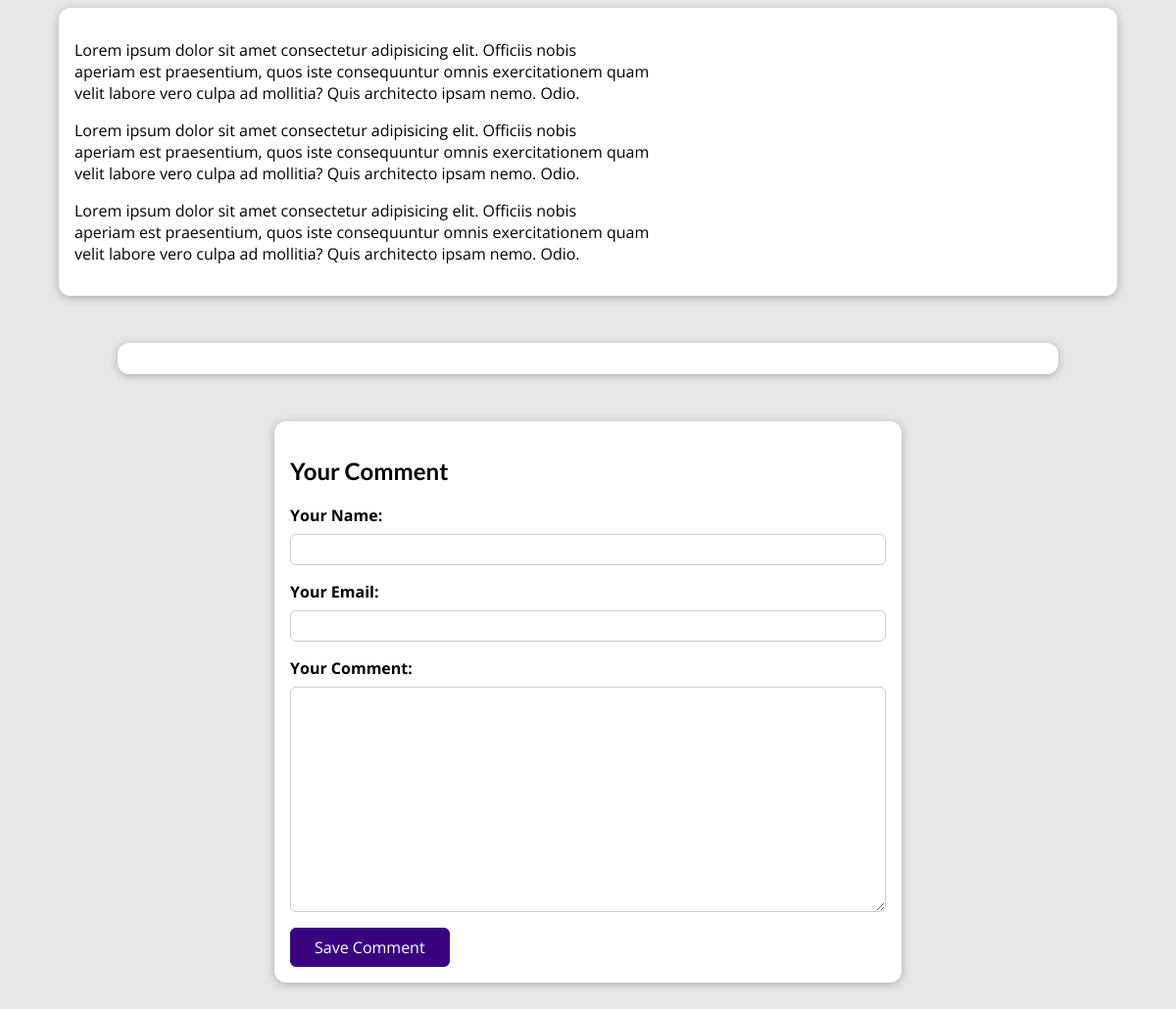
Page /posts/hike-in-the-mountains (lower part) on the earlier database version.
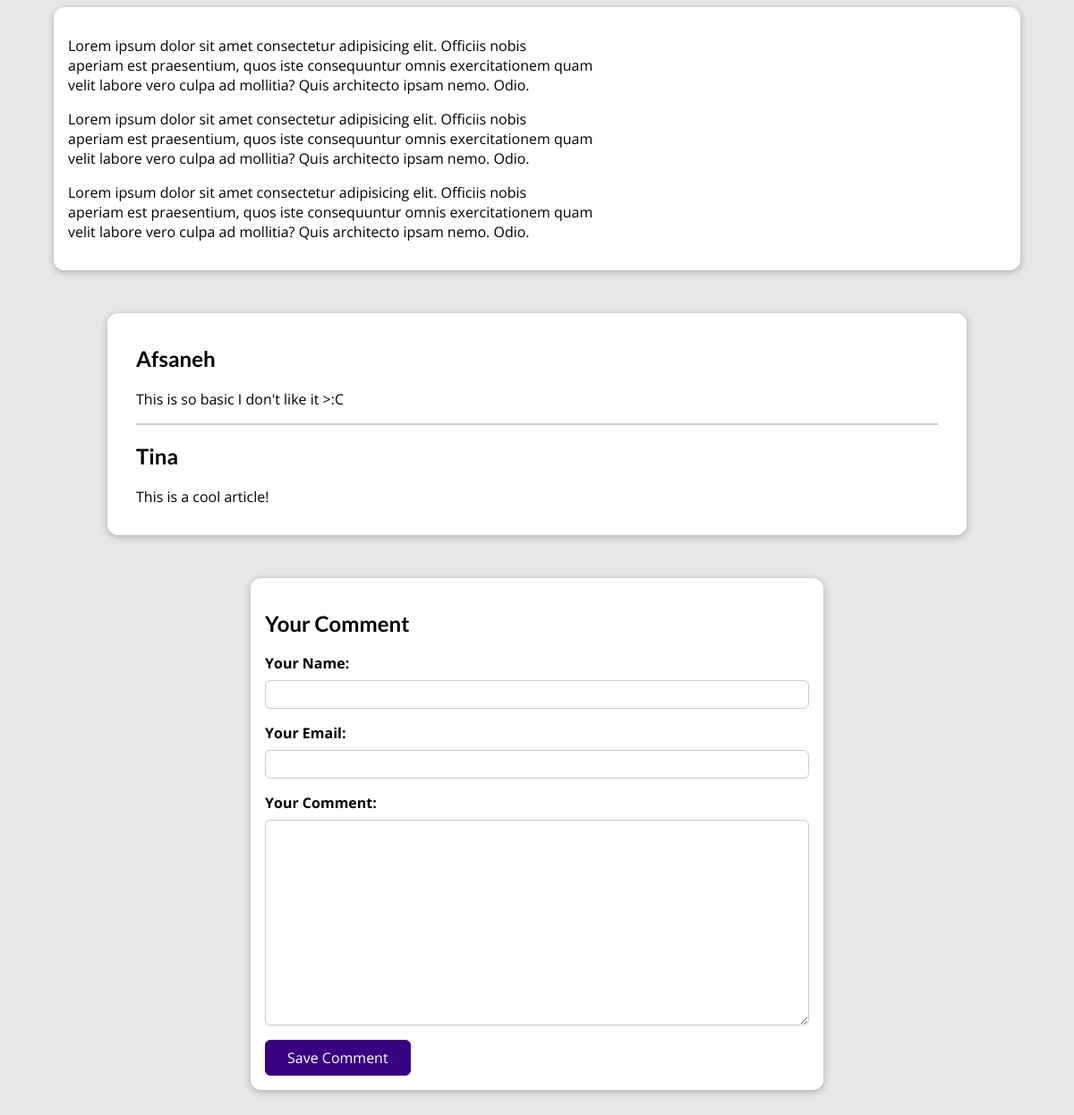
Same page on the later database version.
### blog/models.py (models this page shows)
class Comment(models.Model):
    user_name = models.CharField(max_length=120)
    user_email = models.EmailField()
    text = models.TextField(max_length=300)
    post = models.ForeignKey(Post, on_delete=models.CASCADE, related_name="comments")

### blog/views.py (the view, shortened to what this page needs)
# urls.py: path("posts/<slug:slug>", views.SinglePostView.as_view(), name="post-details"),
class SinglePostView(View):
    def is_stored_post(self, request, post_id):
        stored_posts = request.session.get("stored_posts")
        if stored_posts is not None:
            is_saved_for_later = post_id in stored_posts
        else:
            is_saved_for_later = False
        return is_saved_for_later
    def get(self,request, slug):
        post = Post.objects.get(slug=slug)
        context = {
            "post": post,
            "post_tags": post.tags.all(),
            "comment_form": CommentForm(),
            "comments": post.comments.all().order_by("-id"),
            "saved_for_later": self.is_stored_post(request, post.id)
        }
        return render(request, "blog/post-detail.html",context)

### blog/forms.py
class CommentForm(forms.ModelForm):
    class Meta:
        model = Comment
        exclude = ["post"]
        labels = {
            "user_name": "Your Name",
            "user_email": "Your Email",
            "text": "Your Comment"
        }

### blog/models.py (called while the page is built)
    def full_name(self):
        return f"{self.first_name} {self.last_name}"

    def __str__(self):
        return self.full_name()

### blog/templates/blog/post-detail.html (shortened to what this page needs)
{% extends "base.html" %}
{% load static %}
{% block css_files %}
<link rel="stylesheet" href="{% static 'blog/post-detail.css' %}" />
{% endblock %}
{% block content %}
<main>
    {{post.content|linebreaks}}
</main>
<section id="comments">
<ul>
    {% for comment in comments %}
    <li>
        <h2>{{ comment.user_name }}</h2>
        <p>{{ comment.text|linebreaks }}</p>
    </li>
    {% endfor %}
</ul>
</section>
<section id="comment-form">
    <h2>Your Comment</h2>
    <form action="{% url 'post-details' post.slug %}" method="POST">
        {% for form_field in comment_form %}
            <div class="form-control {% if form_field.errors %} invalid {% endif %}">
                {{ form_field.label_tag }}
                {{ form_field }}
            </div>
        {% endfor %}
        <button>Save Comment</button>
    </form>
</section>
{% endblock %}

Differences in the rows shown:
added Comment: user_name "Afsaneh", text "This is so basic I don't like it >:C"
added Comment: user_name "Tina", text "This is a cool article!"
